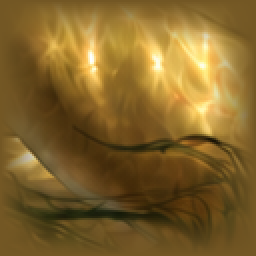
#> input picture src/Cynthia.Card.Unity/src/Cynthia.Unity.Card/Assets/Experiments/LadyLakePremium/Model/Generated/FigureRig.fbm/GoldSkin.png, 128 x 128 px (shown 2 times larger)
$ python -i rematch_unmapped_cropped.py   (imports and definitions only)
#> lines starting #> are read from the running program, lines starting #| are printed output that depends on the picture
#> further down, picture is the input picture: PIL image 128x128 RGBA; mean R, G, B, A 129.3, 99.7, 42.8, 255
from pathlib import Path
import sys,json,re,gc
W=Path(__file__).resolve().parent;B=W.parent
sys.path.insert(0,r'<USER_HOME>/Documents/Codex/2026-09-05/c-steamlibrary-steamapps-common-thronebreaker-the/work/python_deps')
import UnityPy,numpy as np
from PIL import Image,ImageOps,ImageDraw
P=Path('C:/UnityProjects/LegacyGwent/src/Cynthia.Card.Unity/src/Cynthia.Unity.Card')
# [1 line not run here, left out]
# [1 line that did not run here, left out]
def crop(im):
    if im.mode=='RGBA' and im.getextrema()[3][0]<im.getextrema()[3][1]:
        box=im.getchannel('A').getbbox()
        if box:im=im.crop(box)
    im=im.convert('RGB');px=np.asarray(im).astype(np.int16)
    gx=np.max(np.abs(np.diff(px,axis=1)),axis=2);gy=np.max(np.abs(np.diff(px,axis=0)),axis=2)
#> after `gx = np.max(np.abs(np.diff(px, axis=1)), axis=2)`:
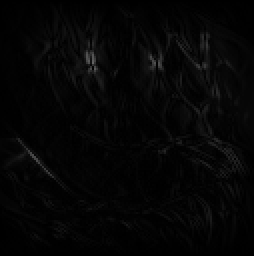
#> gx: shape (128, 127) int16 (shown 2 times larger); min 0, max 100, mean 5.2
#> after `gy = np.max(np.abs(np.diff(px, axis=0)), axis=2)`:
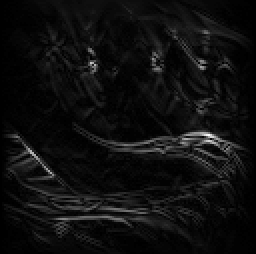
#> gy: shape (127, 128) int16 (shown 2 times larger); min 0, max 97, mean 5.7; drawn with min black and max white
    xs=np.where((gx>3).mean(axis=0)>.025)[0];ys=np.where((gy>3).mean(axis=1)>.025)[0]
#> after `xs = np.where((gx > 3).mean(axis=0) > 0.025)[0]`: xs = 127 values from 0 to 126
#> after `ys = np.where((gy > 3).mean(axis=1) > 0.025)[0]`: ys = 127 values from 0 to 126
    if len(xs) and len(ys):im=im.crop((int(xs[0]),int(ys[0]),int(xs[-1])+1,int(ys[-1])+1))
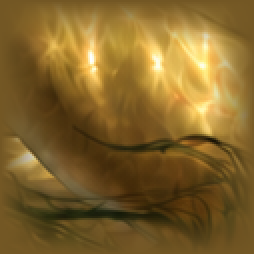
#> im: PIL image 127x127 RGB (shown 2 times larger); mean R, G, B 129.5, 99.9, 42.9
    return im
def sig(im):return np.asarray(ImageOps.fit(crop(im),(32,46)),dtype=np.float32).reshape(-1)/255
# [1 line that did not run here, left out]
roots={'Legacy':Path('E:/Hbackup/FileRecv/Gwent/Gwent/Gwent_Data/StreamingAssets/AssetBundles/cardassets/textures/standard/high'),'Native':Path('C:/SteamLibrary/steamapps/common/Thronebreaker The Witcher Tales/Thronebreaker_Data/StreamingAssets/bundledassets/cardassets/textures/standard/high'),'Latest':Path('C:/SteamLibrary/steamapps/common/GWENT The Witcher Card Game/Gwent_Data/StreamingAssets/bundledassets/cardassets/textures/standard/high')}
# [29 lines not run here, left out]

>>> from PIL import Image
>>> picture = Image.open('../../../src/Cynthia.Card.Unity/src/Cynthia.Unity.Card/Assets/Experiments/LadyLakePremium/Model/Generated/FigureRig.fbm/GoldSkin.png')
>>> result = sig(picture)
#> result = 4416 values, max 1 at index 891, min 0.0314 at index 3611, mean 0.361
